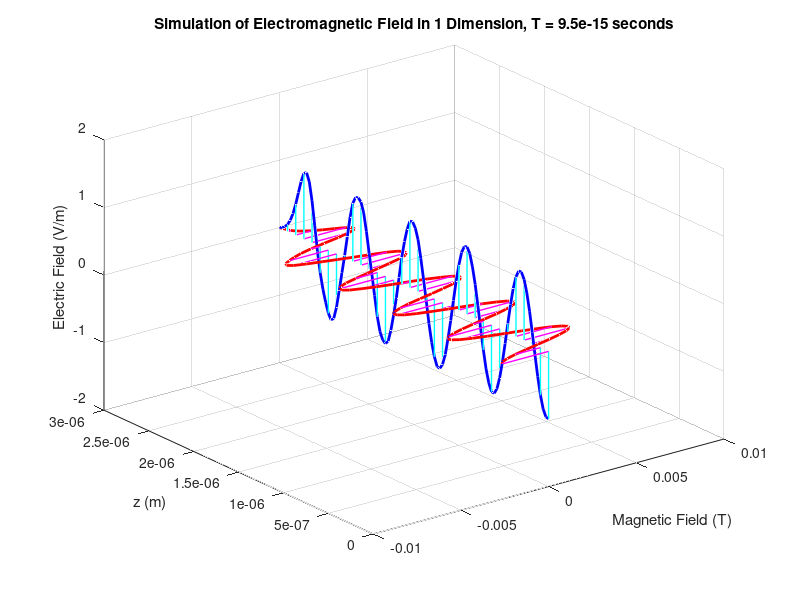

Source code (MATLAB):
%% Sarah Dolan
% April 30, 2022
% Simulation of electromagnetic field in 1-D

%Setup
clear;

%Constants
c0 = 3E8;                       % speed of light 
eps_0 = 8.8542149e-12;          % vacuum permittivity
mu_0 = 1.2566370614e-6;         % vacuum permeability

% Wave Parameters
lambda = 600E-9;
freq = 2*pi*c0/lambda;

% Space
Nz = 100;
zMax  = 3e-6;
dz = zMax/Nz;
z = linspace(0, zMax, Nz);

% Time
Nt = 300;
dt = 1/10*1/freq;
tMax = dt * Nt;
t = linspace(0, tMax, Nt);

% Permittivity, Permeability
eps_r = ones(1, Nt);
ep = eps_r * eps_0;

mu_r = ones(1, Nt);
mu = mu_r * mu_0;

% Adding Source, Electric Field
E0 = sin(freq.*t);
source_start = 1;

% Magnetic Field
Hy = zeros(1, Nz);

% Matrices for Boundary Conditions
Ex = zeros(1, Nz);
Ex2 = zeros(1,Nt);
Exlast_1 = zeros(1,Nt);


for n = 2: Nt-1
   %Set time-dependant source
   Ex(source_start) = sin(freq*n*dt); 
    for k = 1: Nz-1
        Hy(k) =mu(n)/mu(n+1)* Hy(k) + dt/mu(n+1)*(Ex(k)-Ex(k+1))/dz;
    end
  
   for k = 2: Nz-1
        Ex(k) = ep(n)/ep(n+1)*Ex(k) + dt/ep(n+1)*(Hy(k-1)-Hy(k))/dz;
   end


   % Absorbing Boundary Condition
%     Ex2(n) = Ex(2);  
%     Ex(1)= Ex2(n-1);
%     Exlast_1(n) = Ex(Nz-1);
%     Ex(Nz) = Exlast_1(n-1);

   % Live Plotting

   plot3(0*z, z, Ex, 'b', 'LineWidth', 2);
      hold on
   h = quiver3(0*z(1:3:Nz), z(1:3:Nz), 0*z(1:3:Nz), 0*z(1:3:Nz), 0*z(1:3:Nz), Ex(1:3:Nz), 0, 'c', 'LineWidth', 1);
   set (h, "maxheadsize", 0.0);
 
   plot3(Hy, z, 0*z, 'r', 'LineWidth', 2)
   h = quiver3(0*z(1:3:Nz), z(1:3:Nz), 0*z(1:3:Nz), Hy(1:3:Nz), 0*z(1:3:Nz), 0*z(1:3:Nz), 0, 'm', 'LineWidth', 1);
   set (h, "maxheadsize", 0.0);
  
   grid on
   myTitle1 =  sprintf("Simulation of Electromagnetic Field in 1 Dimension, T = %.2d seconds", t(n));
   title(myTitle1)
   axis([-0.01 0.01 0 zMax -2 2]);
   xlabel("Magnetic Field (T)");
   zlabel("Electric Field (V/m)");
   ylabel("z (m)");
   pause(0.01)
   hold off

end

